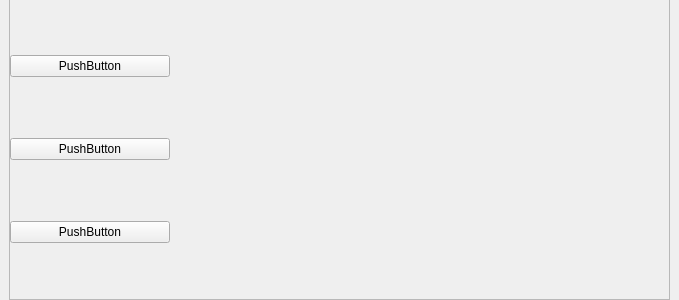
<?xml version="1.0" encoding="UTF-8"?>
<ui version="4.0">
 <class>Form</class>
 <widget class="QWidget" name="Form">
  <property name="geometry">
   <rect>
    <x>0</x>
    <y>0</y>
    <width>679</width>
    <height>300</height>
   </rect>
  </property>
  <property name="windowTitle">
   <string>Form</string>
  </property>
  <widget class="QWidget" name="verticalLayoutWidget">
   <property name="geometry">
    <rect>
     <x>10</x>
     <y>0</y>
     <width>160</width>
     <height>301</height>
    </rect>
   </property>
   <layout class="QVBoxLayout" name="verticalLayout">
    <item>
     <widget class="QPushButton" name="pushButton_2">
      <property name="text">
       <string>PushButton</string>
      </property>
     </widget>
    </item>
    <item>
     <widget class="QPushButton" name="pushButton">
      <property name="text">
       <string>PushButton</string>
      </property>
     </widget>
    </item>
    <item>
     <widget class="QPushButton" name="pushButton_3">
      <property name="text">
       <string>PushButton</string>
      </property>
     </widget>
    </item>
   </layout>
  </widget>
  <widget class="QFrame" name="frame">
   <property name="geometry">
    <rect>
     <x>9</x>
     <y>-1</y>
     <width>661</width>
     <height>301</height>
    </rect>
   </property>
   <property name="styleSheet">
    <string notr="true">background-image: url(:/BgPic.jpg);</string>
   </property>
   <property name="frameShape">
    <enum>QFrame::StyledPanel</enum>
   </property>
   <property name="frameShadow">
    <enum>QFrame::Raised</enum>
   </property>
  </widget>
  <zorder>frame</zorder>
  <zorder>verticalLayoutWidget</zorder>
 </widget>
 <resources/>
 <connections/>
</ui>
